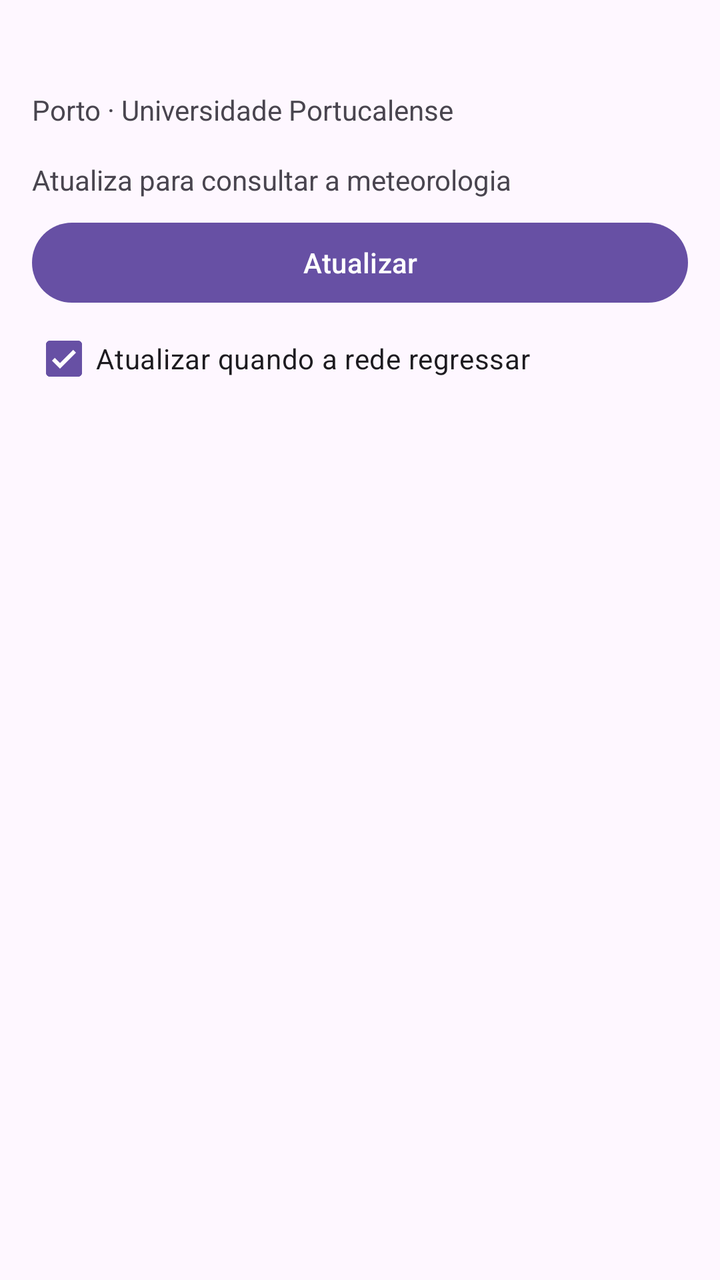
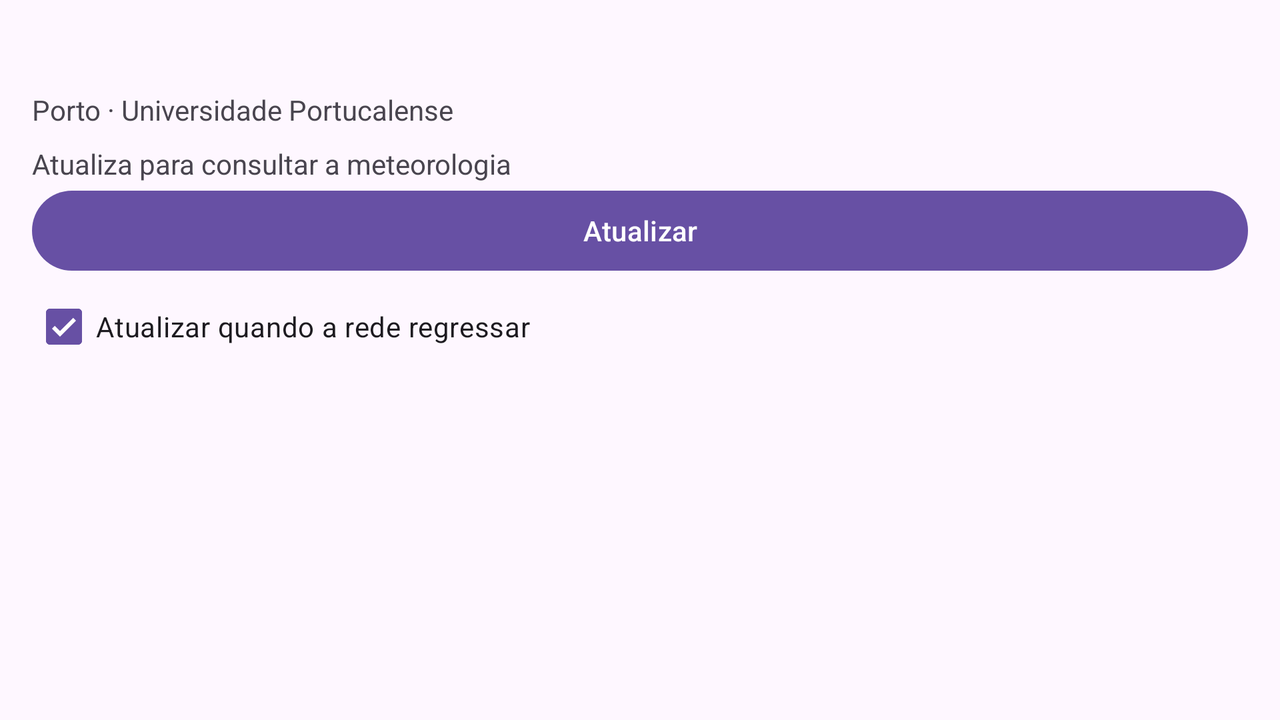

An Android layout and its configuration variant, each rendered on a device that would load it. The default file and the variant file are quoted in full after the pictures.
<!-- AndroidManifest.xml: application theme Theme.StudentHub1 -->
<!-- res/layout/activity_weather.xml -->
<?xml version="1.0" encoding="utf-8"?>
<LinearLayout xmlns:android="http://schemas.android.com/apk/res/android"
android:layout_width="match_parent"
android:layout_height="match_parent"
android:fitsSystemWindows="true"
android:orientation="vertical">

<TextView
android:id="@+id/tvOffline"
android:layout_width="match_parent"
android:layout_height="wrap_content"
android:background="@color/upt_navy"
android:gravity="center"
android:minHeight="@dimen/touch_target"
android:text="@string/banner_offline"
android:textColor="@color/white"
android:visibility="gone" />
<LinearLayout
android:layout_width="match_parent"
android:layout_height="match_parent"
android:orientation="vertical"
android:padding="@dimen/spacing_m">
<TextView
android:id="@+id/tvGreeting"
android:layout_width="match_parent"
android:layout_height="wrap_content"
android:textAppearance="?attr/textAppearanceTitleLarge" />
<TextView
android:layout_width="match_parent"
android:layout_height="wrap_content"
android:text="@string/weather_location" />

<LinearLayout
android:id="@+id/weatherCard"
android:layout_width="match_parent"
android:layout_height="wrap_content"
android:layout_marginTop="@dimen/spacing_m"
android:background="@color/upt_light"
android:orientation="vertical"
android:padding="@dimen/spacing_m"
android:visibility="gone">
<TextView
android:id="@+id/tvTemperature"
android:layout_width="wrap_content"
android:layout_height="wrap_content"
android:textAppearance="?attr/textAppearanceDisplaySmall"
android:textColor="@color/upt_navy" />
<TextView
android:id="@+id/tvDescription"
android:layout_width="wrap_content"
android:layout_height="wrap_content"
android:textAppearance="?attr/textAppearanceTitleMedium"
android:textColor="@color/upt_navy" />
<TextView
android:id="@+id/tvHumidity"
android:layout_width="wrap_content"
android:layout_height="wrap_content"
android:layout_marginTop="@dimen/spacing_s"
android:textColor="@color/upt_navy" />
<TextView
android:id="@+id/tvWind"
android:layout_width="wrap_content"
android:layout_height="wrap_content"
android:textColor="@color/upt_navy" />
</LinearLayout>
<TextView
android:id="@+id/tvWeatherStatus"
android:layout_width="match_parent"
android:layout_height="wrap_content"
android:layout_marginTop="@dimen/spacing_m"
android:text="@string/status_weather_idle" />

<ProgressBar
android:id="@+id/progressLoading"
android:layout_width="@dimen/touch_target"
android:layout_height="@dimen/touch_target"
android:layout_marginTop="@dimen/spacing_s"
android:contentDescription="@string/cd_weather_progress"
android:indeterminate="true"
android:visibility="gone" />
<Button
android:id="@+id/btnRefresh"
android:layout_width="match_parent"
android:layout_height="wrap_content"
android:layout_marginTop="@dimen/spacing_s"
android:minHeight="@dimen/touch_target"
android:text="@string/btn_refresh" />
<CheckBox
android:id="@+id/cbAutoRefresh"
android:layout_width="match_parent"
android:layout_height="wrap_content"
android:checked="true"
android:minHeight="@dimen/touch_target"
android:text="@string/cb_auto_refresh" />
</LinearLayout>
</LinearLayout>
<!-- resources referenced by this layout -->
<resources>
  <color name="upt_light">#EAF2F8</color>
  <color name="upt_navy">#003366</color>
  <color name="white">#FFFFFFFF</color>
  <dimen name="spacing_m">16dp</dimen>
  <dimen name="spacing_s">8dp</dimen>
  <dimen name="touch_target">48dp</dimen>
  <string name="banner_offline">Sem ligação à Internet</string>
  <string name="btn_refresh">Atualizar</string>
  <string name="cb_auto_refresh">Atualizar quando a rede regressar</string>
  <string name="cd_weather_progress">A carregar dados meteorológicos</string>
  <string name="status_weather_idle">Atualiza para consultar a meteorologia</string>
  <string name="weather_location">Porto · Universidade Portucalense</string>
  <style name="Theme.StudentHub1" parent="Base.Theme.StudentHub1" />
  <style name="Base.Theme.StudentHub1" parent="Theme.Material3.DayNight">
          
          
      </style>
</resources>
<!-- res/layout-land/activity_weather.xml (the repository's variant of the layout above) -->
<!-- drawn on the phone turned sideways -->
<?xml version="1.0" encoding="utf-8"?>
<LinearLayout xmlns:android="http://schemas.android.com/apk/res/android"
android:layout_width="match_parent"
android:layout_height="match_parent"
android:fitsSystemWindows="true"
android:orientation="vertical">
<TextView
android:id="@+id/tvOffline"
android:layout_width="match_parent"
android:layout_height="wrap_content"
android:background="@color/upt_navy"
android:gravity="center"
android:minHeight="@dimen/touch_target"
android:text="@string/banner_offline"
android:textColor="@color/white"
android:visibility="gone" />
<LinearLayout
android:id="@+id/landRow"
android:layout_width="match_parent"
android:layout_height="match_parent"
android:baselineAligned="false"
android:orientation="horizontal"
android:padding="@dimen/spacing_m">

<LinearLayout
android:layout_width="0dp"
android:layout_height="wrap_content"
android:layout_weight="1"
android:orientation="vertical">
<TextView
android:id="@+id/tvGreeting"
android:layout_width="match_parent"
android:layout_height="wrap_content"
android:textAppearance="?attr/textAppearanceTitleLarge" />
<TextView
android:layout_width="match_parent"
android:layout_height="wrap_content"
android:text="@string/weather_location" />
<TextView
android:id="@+id/tvWeatherStatus"
android:layout_width="match_parent"
android:layout_height="wrap_content"
android:layout_marginTop="@dimen/spacing_s"
android:text="@string/status_weather_idle" />
<ProgressBar
android:id="@+id/progressLoading"
android:layout_width="@dimen/touch_target"
android:layout_height="@dimen/touch_target"
android:contentDescription="@string/cd_weather_progress"
android:indeterminate="true"
android:visibility="gone" />
<Button
android:id="@+id/btnRefresh"
android:layout_width="match_parent"
android:layout_height="wrap_content"
android:minHeight="@dimen/touch_target"
android:text="@string/btn_refresh" />
<CheckBox
android:id="@+id/cbAutoRefresh"
android:layout_width="match_parent"
android:layout_height="wrap_content"
android:checked="true"
android:minHeight="@dimen/touch_target"
android:text="@string/cb_auto_refresh" />
</LinearLayout>

<LinearLayout
android:id="@+id/weatherCard"
android:layout_width="0dp"
android:layout_height="wrap_content"
android:layout_marginStart="@dimen/spacing_m"
android:layout_weight="1"
android:background="@color/upt_light"
android:orientation="vertical"
android:padding="@dimen/spacing_m"
android:visibility="gone">
<TextView
android:id="@+id/tvTemperature"
android:layout_width="wrap_content"
android:layout_height="wrap_content"
android:textAppearance="?attr/textAppearanceDisplaySmall"
android:textColor="@color/upt_navy" />
<TextView
android:id="@+id/tvDescription"
android:layout_width="wrap_content"
android:layout_height="wrap_content"
android:textAppearance="?attr/textAppearanceTitleMedium"
android:textColor="@color/upt_navy" />
<TextView
android:id="@+id/tvHumidity"
android:layout_width="wrap_content"
android:layout_height="wrap_content"
android:layout_marginTop="@dimen/spacing_s"
android:textColor="@color/upt_navy" />
<TextView
android:id="@+id/tvWind"
android:layout_width="wrap_content"
android:layout_height="wrap_content"
android:textColor="@color/upt_navy" />
</LinearLayout>
</LinearLayout>
</LinearLayout>
